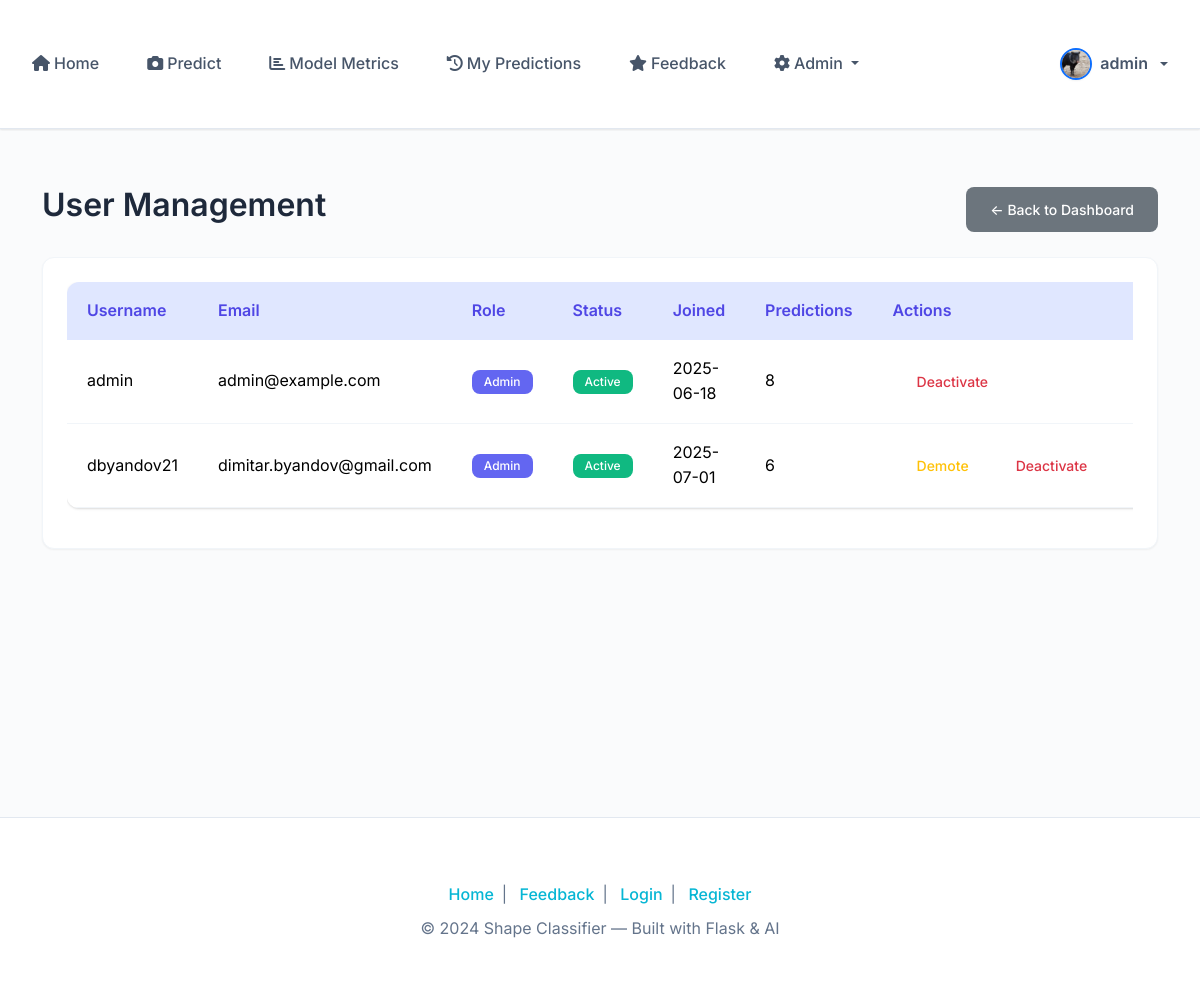
The app's page /admin/users (signed in) with its own data.
### app/models/user.py (models this page shows, shortened)
class User(UserMixin, db.Model):
    id = db.Column(db.Integer, primary_key=True)
    username = db.Column(db.String(80), unique=True, nullable=False)
    email = db.Column(db.String(120), unique=True, nullable=False)
    password_hash = db.Column(db.String(128))
    profile_picture = db.Column(db.String(255), nullable=True)  # Store filename of profile picture
    role = db.Column(db.String(20), default='user')  # 'user' or 'admin'
    active = db.Column(db.Boolean, default=True)  # For deactivation
    created_at = db.Column(db.DateTime, default=datetime.utcnow)
    predictions = db.relationship('Prediction', backref='user', lazy=True)
    def is_admin(self):
        return self.role == 'admin'
    def get_profile_picture_url(self):
        if self.profile_picture:
            return f'/static/uploads/{self.profile_picture}'
        return f'https://ui-avatars.com/api/?name={self.username}&background=random&color=fff&size=200'

### app/routes/admin.py (the view)
@admin.route('/users')
@login_required
@admin_required
def users():
    users = User.query.all()
    return render_template('admin/admin_users.html', users=users)

### app/templates/admin/admin_users.html (shortened to what this page needs)
{% extends "base.html" %}
{% block content %}
<div class="container mt-4">
  <div class="d-flex justify-content-between align-items-center mb-4">
    <h2>User Management</h2>
    <a href="{{ url_for('admin.dashboard') }}" class="btn btn-secondary">← Back to Dashboard</a>
  </div>
  {% if users %}
    <div class="card shadow-sm">
      <div class="card-body">
        <div class="table-responsive">
          <table class="table table-hover">
            <thead class="table-light">
              <tr>
                <th>Username</th>
                <th>Email</th>
                <th>Role</th>
                <th>Status</th>
                <th>Joined</th>
                <th>Predictions</th>
                <th>Actions</th>
              </tr>
            </thead>
            <tbody>
              {% for user in users %}
              <tr>
                <td>{{ user.username }}</td>
                <td>{{ user.email }}</td>
                <td>
                  <span class="badge bg-{% if user.role == 'admin' %}primary{% else %}secondary{% endif %}">
                    {{ user.role.title() }}
                  </span>
                </td>
                <td>
                  <span class="badge bg-{% if user.active %}success{% else %}danger{% endif %}">
                    {{ 'Active' if user.active else 'Inactive' }}
                  </span>
                </td>
                <td>{{ user.created_at.strftime('%Y-%m-%d') }}</td>
                <td>{{ user.predictions|length }}</td>
                <td>
                  <div class="btn-group btn-group-sm" role="group">
                    {% if user.role == 'user' %}
                      <a href="{{ url_for('admin.promote_user', user_id=user.id) }}"
                         class="btn btn-outline-success"
                         onclick="return confirm('Promote {{ user.username }} to admin?')">
                        Promote
                      </a>
                    {% elif user.role == 'admin' and user.id != current_user.id %}
                      <a href="{{ url_for('admin.demote_user', user_id=user.id) }}"
                         class="btn btn-outline-warning"
                         onclick="return confirm('Demote {{ user.username }} to user?')">
                        Demote
                      </a>
                    {% endif %}
                    {% if user.active %}
                      <a href="{{ url_for('admin.deactivate_user', user_id=user.id) }}"
                         class="btn btn-outline-danger"
                         onclick="return confirm('Deactivate {{ user.username }}?')">
                        Deactivate
                      </a>
                    {% else %}
                      <a href="{{ url_for('admin.activate_user', user_id=user.id) }}"
                         class="btn btn-outline-success">
                        Activate
                      </a>
                    {% endif %}
                    {% if user.id != current_user.id %}
                      <a href="{{ url_for('admin.delete_user', user_id=user.id) }}"
                         class="btn btn-outline-danger"
                         onclick="return confirm('Delete {{ user.username }} and all their predictions? This action cannot be undone.')">
                      </a>
                    {% endif %}
                  </div>
                </td>
              </tr>
              {% endfor %}
            </tbody>
          </table>
        </div>
      </div>
    </div>
  {% else %}
    <div class="text-center py-5">
      <i class="fas fa-users fa-3x text-muted mb-3"></i>
      <h4 class="text-muted">No Users Found</h4>
      <p class="text-muted">No users have registered yet.</p>
    </div>
  {% endif %}
</div>
{% endblock %}

### app/templates/components/navbar.html (shortened to what this page needs)
<nav class="navbar navbar-expand-lg bg-white shadow-sm py-2 sticky-top">
  <div class="container-fluid">
    <div class="collapse navbar-collapse" id="navbarNavDropdown">
      <ul class="navbar-nav me-auto mb-2 mb-lg-0 align-items-lg-center gap-lg-2">
        <li class="nav-item">
          <a class="nav-link{% if request.endpoint == 'main.index' %} active{% endif %}" href="{{ url_for('main.index') }}">
            <i class="fas fa-home me-1"></i>Home
          </a>
        </li>
        {% if current_user.is_authenticated %}
        <li class="nav-item">
          <a class="nav-link" href="{{ url_for('main.predict') }}">
            <i class="fas fa-camera me-1"></i>Predict
          </a>
        </li>
        <li class="nav-item">
          <a class="nav-link" href="{{ url_for('main.model_evaluation') }}">
            <i class="fas fa-chart-bar me-1"></i>Model Metrics
          </a>
        </li>
        <li class="nav-item">
          <a class="nav-link{% if request.endpoint == 'main.my_predictions' %} active{% endif %}" href="{{ url_for('main.my_predictions') }}">
            <i class="fas fa-history me-1"></i>My Predictions
          </a>
        </li>
        <li class="nav-item">
          <a class="nav-link{% if request.endpoint == 'main.feedback' %} active{% endif %}" href="{{ url_for('main.feedback') }}">
            <i class="fas fa-star me-1"></i>Feedback
          </a>
        </li>
        {% if current_user.is_admin() %}
        <li class="nav-item dropdown">
          <a class="nav-link dropdown-toggle" href="#" id="adminDropdown" role="button" data-bs-toggle="dropdown" aria-expanded="false">
            <i class="fas fa-cog me-1"></i>Admin
          </a>
        </li>
        {% endif %}
        {% endif %}
      </ul>
      <ul class="navbar-nav mb-2 mb-lg-0 align-items-lg-center gap-lg-2">
        {% if current_user.is_authenticated %}
        <li class="nav-item dropdown">
          <a class="nav-link dropdown-toggle d-flex align-items-center gap-2" href="#" id="userDropdown" role="button" data-bs-toggle="dropdown" aria-expanded="false">
            <img src="{{ current_user.get_profile_picture_url() }}"
                 alt="Profile"
                 class="rounded-circle border border-2 border-primary shadow-sm" style="width: 32px; height: 32px; object-fit: cover;">
            <span class="fw-semibold">{{ current_user.username }}</span>
          </a>
        </li>
        {% endif %}
      </ul>
    </div>
  </div>
</nav>

### app/static/css/custom.css (style rules this page uses)
:root { --primary: #6366f1; --primary-dark: #4f46e5; --primary-light: #e0e7ff; --accent: #06b6d4; --accent-dark: #0891b2; --accent-light: #e0f7fa; --background: #fafbfc; --surface: #ffffff; --surface-hover: #f8fafc; --text-primary: #1e293b; --text-secondary: #475569; --text-muted: #64748b; --text-light: #94a3b8; --success: #10b981; --success-light: #d1fae5; --danger: #ef4444; --danger-light: #fee2e2; --warning: #f59e0b; --warning-light: #fef3c7; --info: #3b82f6; --info-light: #dbeafe; --border: #e2e8f0; --border-light: #f1f5f9; --shadow-sm: 0 1px 2px 0 rgba(0, 0, 0, 0.05); --shadow: 0 1px 3px 0 rgba(0, 0, 0, 0.1), 0 1px 2px 0 rgba(0, 0, 0, 0.06); --shadow-md: 0 4px 6px -1px rgba(0, 0, 0, 0.1), 0 2px 4px -1px rgba(0, 0, 0, 0.06); --shadow-lg: 0 10px 15px -3px rgba(0, 0, 0, 0.1), 0 4px 6px -2px rgba(0, 0, 0, 0.05); --transition: all 0.2s cubic-bezier(0.4, 0, 0.2, 1); --transition-slow: all 0.3s cubic-bezier(0.4, 0, 0.2, 1); --radius-sm: 0.375rem; --radius: 0.5rem; --radius-md: 0.75rem; --radius-lg: 1rem; --radius-xl: 1.5rem; }
* { box-sizing: border-box; }
html, body { font-family: 'Inter', -apple-system, BlinkMacSystemFont, 'Segoe UI', Roboto, Oxygen, Ubuntu, Cantarell, sans-serif; background-color: var(--background); color: var(--text-secondary); line-height: 1.6; font-size: 16px; margin: 0; padding: 0; }
h1, h2, h3, h4, h5, h6 { color: var(--text-primary); font-weight: 600; line-height: 1.25; margin-bottom: 0.5rem; }
a { color: var(--accent); text-decoration: none; transition: var(--transition); }
.btn { font-weight: 500; border-radius: var(--radius); border: none; padding: 0.75rem 1.5rem; font-size: 0.875rem; transition: var(--transition); text-decoration: none; display: inline-flex; align-items: center; justify-content: center; gap: 0.5rem; cursor: pointer; }
.card { background: var(--surface); border: 1px solid var(--border-light); border-radius: var(--radius-md); box-shadow: var(--shadow); transition: var(--transition); overflow: hidden; }
.card-body { padding: 1.5rem; }
.navbar { background: var(--surface) !important; border-bottom: 1px solid var(--border); box-shadow: var(--shadow-sm); padding: 0.75rem 0; min-height: auto; }
.nav-link { color: var(--text-secondary) !important; font-weight: 500; padding: 0.5rem 1rem !important; border-radius: var(--radius); transition: var(--transition); margin: 0 0.25rem; }
.table { background: var(--surface); border-radius: var(--radius-md); overflow: hidden; box-shadow: var(--shadow); }
.table thead th { background: var(--primary-light); color: var(--primary-dark); font-weight: 600; border: none; padding: 1rem 1.25rem; }
.table tbody td { padding: 1rem 1.25rem; border-color: var(--border-light); vertical-align: middle; }
.badge { font-weight: 500; padding: 0.375rem 0.75rem; border-radius: var(--radius); font-size: 0.75rem; }
.bg-primary { background: var(--primary) !important; }
.bg-success { background: var(--success) !important; }
.shadow-sm { box-shadow: var(--shadow-sm) !important; }

### app/templates/base.html (style rules this page uses)
.container, .container-fluid { padding-top: 2rem; padding-bottom: 2rem; }
.sticky-top { z-index: 1050; }

### app/templates/components/navbar.html (style rules this page uses)
.navbar, .navbar * { z-index: 1040 !important; }

### records on screen
User: get_profile_picture_url (picture), username "admin", email "admin@example.com", role "Admin", active "Active", created_at "2025-06-18", predictions|length "8"
User: username "dbyandov21", email "dimitar.byandov@gmail.com", role "Admin", active "Active", created_at "2025-07-01", predictions|length "6"

### other values on screen
{{ 2024 }} "2024"
